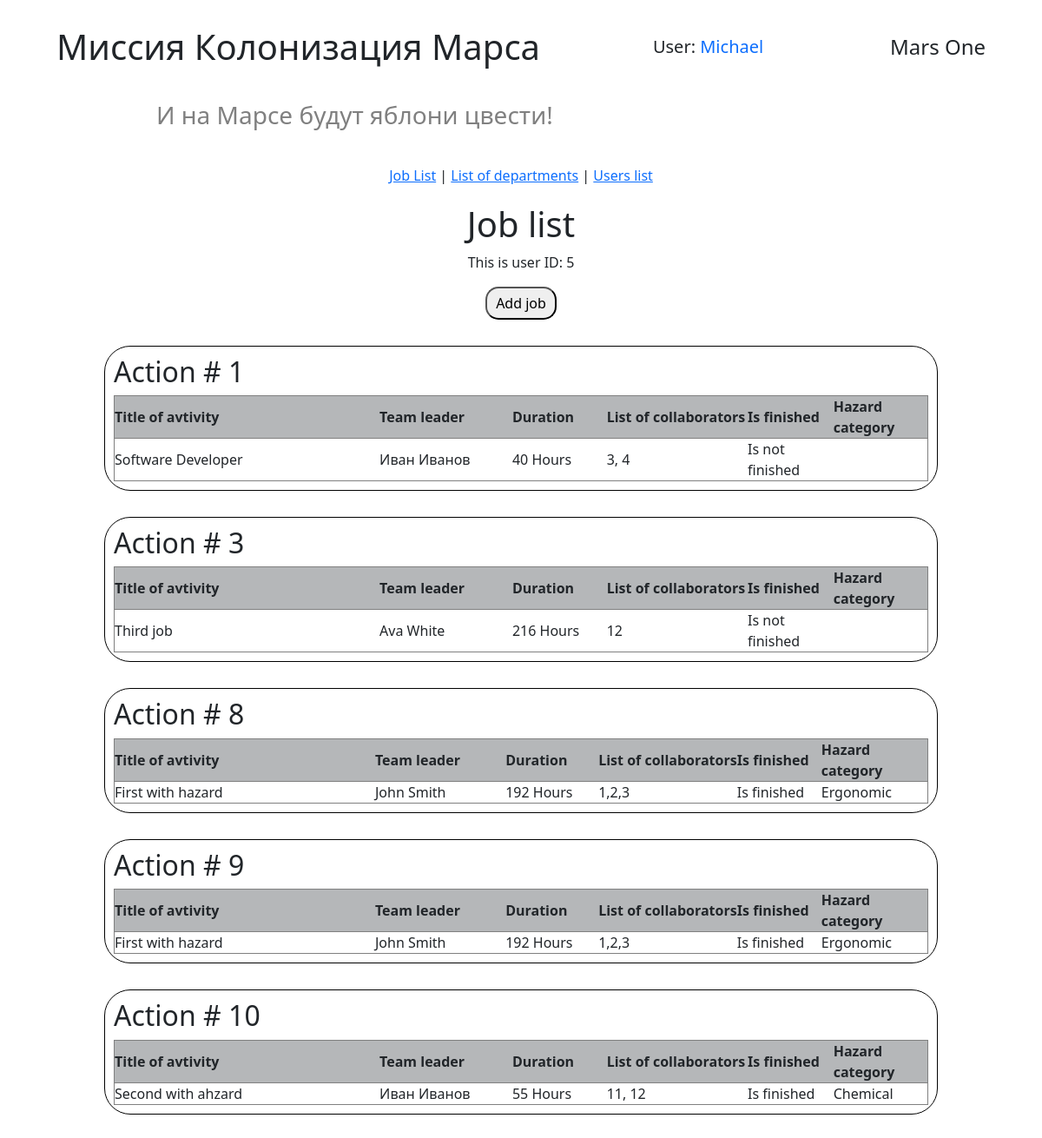
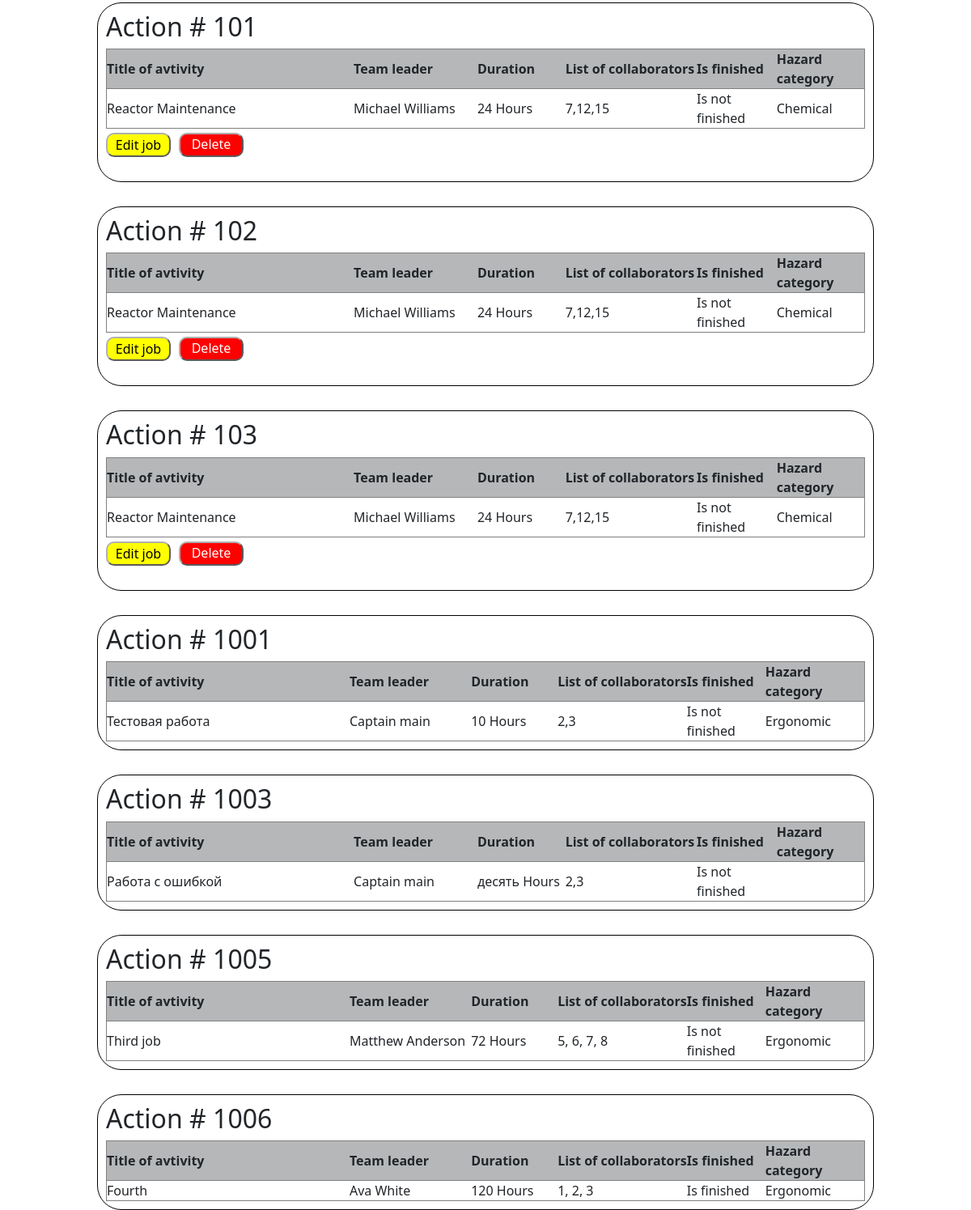
Page /jobs_list (signed in) on the committed database (2 pictures, top to bottom).
### WEB. Flask-sqlalchemy/data/users.py (models this page shows, shortened)
class User(SqlAlchemyBase, UserMixin):
    __tablename__ = 'users'
    id = sqlalchemy.Column(sqlalchemy.Integer, primary_key=True, autoincrement=True)
    surname = sqlalchemy.Column(sqlalchemy.String, nullable=True)
    name = sqlalchemy.Column(sqlalchemy.String, nullable=True)
    age = sqlalchemy.Column(sqlalchemy.Integer, nullable=True)
    position = sqlalchemy.Column(sqlalchemy.String, nullable=True)
    speciality = sqlalchemy.Column(sqlalchemy.String, nullable=True)
    address = sqlalchemy.Column(sqlalchemy.String, nullable=True)
    city_from = sqlalchemy.Column(sqlalchemy.String, nullable=True)
    email = sqlalchemy.Column(sqlalchemy.String, index=True, unique=True, nullable=True)
    hashed_password = sqlalchemy.Column(sqlalchemy.String, nullable=True)
    modified_date = sqlalchemy.Column(sqlalchemy.DateTime, default=datetime.datetime.now)
    news = orm.relationship("News", back_populates='user')

### WEB. Flask-sqlalchemy/data/jobs.py (models this page shows)
class Jobs(SqlAlchemyBase):
    __tablename__ = 'jobs'
    id = sqlalchemy.Column(sqlalchemy.Integer, primary_key=True,
                           autoincrement=True)
    author = sqlalchemy.Column(sqlalchemy.Integer,
                               ForeignKey('users.id'), nullable=False)
    team_leader = sqlalchemy.Column(sqlalchemy.Integer,
                                    ForeignKey('users.id'), nullable=False)
    job_title = sqlalchemy.Column(sqlalchemy.String, nullable=True)
    work_size = sqlalchemy.Column(sqlalchemy.Integer, nullable=False)
    collaborators = sqlalchemy.Column(sqlalchemy.String, nullable=True)
    start_date = sqlalchemy.Column(sqlalchemy.DateTime,
                                   default=datetime.datetime.now)
    end_date = sqlalchemy.Column(sqlalchemy.DateTime,
                                 default=datetime.datetime.now)
    is_finished = sqlalchemy.Column(sqlalchemy.Boolean, default=False)
    hazard_category = sqlalchemy.Column(sqlalchemy.Integer,
                                        ForeignKey('hazard_category.id'),
                                        nullable=None)
    team_leader_user = relationship("User", backref='team_leader_jobs',
                                    foreign_keys=[team_leader])
    author_user = relationship("User", backref='author_jobs',
                               foreign_keys=[author])
    hazard_category_rel = relationship("HazardCategory", back_populates="jobs")

### WEB. Flask-sqlalchemy/data/hazard_category.py (models this page shows)
class HazardCategory(SqlAlchemyBase):
    __tablename__ = 'hazard_category'
    id = sqlalchemy.Column(sqlalchemy.Integer, primary_key=True,
                           autoincrement=True)
    hazard_category_title = sqlalchemy.Column(sqlalchemy.String)
    jobs = relationship("Jobs", back_populates='hazard_category_rel')

### WEB. Flask-sqlalchemy/handlers/work_with_jobs.py (the view)
@work_with_jobs_bp.route('/jobs_list')
@login_required
def get_jobs_list():
    db_ss = db_session.create_session()
    jobs = db_ss.query(Jobs).all()
    current_user_id = current_user.id
    message = get_flashed_messages()
    return render_template('jobs.html', jobs=jobs,
                           current_user_id=current_user_id,
                           message=message)

### WEB. Flask-sqlalchemy/data/db_session.py (called while the page is built)
def create_session() -> Session:
    global __factory
    return __factory()

### WEB. Flask-sqlalchemy/main.py (called while the page is built)
@login_manager.user_loader
def load_user(user_id):
    db_sess = db_session.create_session()
    return db_sess.query(User).get(user_id)

### WEB. Flask-sqlalchemy/templates/jobs.html (shortened to what this page needs)
{% extends "base.html" %}
{% block styles %}
    <link rel="stylesheet" href="{{ url_for('static', filename='css/job_list.css')}}">
{% endblock %}
{% block content %}
<h1>Job list</h1>
<p>This is user ID: {{ current_user_id }}</p>
<button onclick="window.location.href='/create_job'" class="add_btn">Add job </button>
{% for job  in jobs %}
    <div class="action">
        <h2>Action # {{ job.id }} </h2>
        <table>
            <tr>
                <th width="200">Title of avtivity</th>
                <th width="100">Team leader</th>
                <th width="50">Duration</th>
                <th width="50">List of collaborators</th>
                <th width="50">Is finished</th>
                <th width="50">Hazard category</th>
            </tr>
            <tr>
                <td>{{ job.job_title }}</td>
                <td>{{ job.team_leader_user.name }} {{ job.team_leader_user.surname }}</td>
                <td>{{ job.work_size }} Hours</td>
                <td>{{ job.collaborators }}</td>
                {% if job.is_finished %}
                    <td>Is finished</td>
                {% else %}
                    <td>Is not finished</td>
                {% endif %}
                <td>{{ job.hazard_category_rel.hazard_category_title }}</td>
            </tr>
        </table>
        {% if job.author_user.id == current_user_id or current_user_id == 1 or job.team_leader == current_user_id %}
        <div class="buttons_block">
            <form action="{{ url_for('work_with_jobs.edit_job', job_id=job.id )}}" method="get">
                <button class="btn_for_edit" type="submit">Edit job</button>
            </form>
            <form action="{{ url_for('work_with_jobs.delete_job', job_id=job.id )}}" method="post">
                <button class="btn_for_delete" type="submit">Delete job</button>
            </form>
        </div>
        {% endif %}
    </div>
{% endfor %}
{% endblock %}

### WEB. Flask-sqlalchemy/templates/base.html (shortened to what this page needs)
<!DOCTYPE html>
<html lang="ru">
<head>
    <link rel="stylesheet"
    href="https://cdn.jsdelivr.net/npm/bootstrap@5.0.0-beta1/dist/css/bootstrap.min.css"
>
    <link rel="stylesheet" href="{{ url_for('static', filename='css/style.css')}}">
    {% block styles %}{% endblock %}
</head>
<body>
    <header>
        <h1>Миссия Колонизация Марса</h1>
        {% if current_user.is_authenticated %}
        <h5> User:
            <a class="navbar-brand" href="/logout">{{ current_user.name }}</a>
        </h5>
        {% else %}
            <div class="auth_buttons">
                <a class="btn btn-primary " href="/register">Зарегистрироваться</a>
                <a class="btn btn-success" href="/login">Войти</a>
            </div>
        {% endif %}
        <h4>Mars One</h4>
    </header>
    <h3 class="second_header_text">И на Марсе будут яблони цвести!</h3>
    <main>
        <nav>
            <a href="/jobs_list">Job List</a> |
            <a href="/list_of_departments">List of departments</a> |
            <a href="/user_list">Users list</a>
        </nav>
        {% block content %}{% endblock %}
    </main>
</body>
</html>

### WEB. Flask-sqlalchemy/static/css/style.css (style rules this page uses)
* { margin: 0px; padding: 0px; font-family: 'Segoe UI', Tahoma, Geneva, Verdana, sans-serif; }
header { display: flex; justify-content: space-around; align-items: center; margin-top: 30px; width: 100%; }
main { display: flex; flex-direction: column; align-items: center; height: 100vh; margin-top: 20px; }
nav { margin: 20px; }
.second_header_text { color: grey; margin-top: 30px; margin-left: 15vw; }
.add_btn { padding: 5px 10px; border-radius: 15px; }
.buttons_block { display: flex; justify-content: space-between; width: 230px; margin-top: 5px; }
.btn_for_edit, .btn_for_delete { border-radius: 10px; border-color: rgb(175, 176, 176); height: 30px; width: 80px; }
.btn_for_edit { background-color: yellow; }
.btn_for_delete { color: white; background-color: red; }

### WEB. Flask-sqlalchemy/static/css/job_list.css (style rules this page uses)
div.action { border: 1px solid rgb(0, 0, 0); padding: 10px; border-radius: 30px; margin-top: 30px; width: 80%; }
table { width: 100%; }
tr { border: 1px solid grey; }
th { background-color: rgb(181, 183, 185); }
.buttons_block { display: flex; justify-content: space-between; width: 170px; margin-top: 5px; }

### rows in the picture
User: name "Michael"
Jobs: id "1", job_title "Software Developer", team_leader_user.name "Иван", team_leader_user.surname "Иванов", work_size "40", collaborators "3, 4", is_finished "Is not finished"
Jobs: id "3", job_title "Third job", team_leader_user.name "Ava", team_leader_user.surname "White", work_size "216", collaborators "12", is_finished "Is not finished"
Jobs: id "8", job_title "First with hazard", team_leader_user.name "John", team_leader_user.surname "Smith", work_size "192", collaborators "1,2,3", is_finished "Is finished", hazard_category_rel.hazard_category_title "Ergonomic"
Jobs: id "9", job_title "First with hazard", team_leader_user.name "John", team_leader_user.surname "Smith", work_size "192", collaborators "1,2,3", is_finished "Is finished", hazard_category_rel.hazard_category_title "Ergonomic"
Jobs: id "10", job_title "Second with ahzard", team_leader_user.name "Иван", team_leader_user.surname "Иванов", work_size "55", collaborators "11, 12", is_finished "Is finished", hazard_category_rel.hazard_category_title "Chemical"
Jobs: id "101", job_title "Reactor Maintenance", team_leader_user.name "Michael", team_leader_user.surname "Williams", work_size "24", collaborators "7,12,15", is_finished "Is not finished", hazard_category_rel.hazard_category_title "Chemical"
Jobs: id "102", job_title "Reactor Maintenance", team_leader_user.name "Michael", team_leader_user.surname "Williams", work_size "24", collaborators "7,12,15", is_finished "Is not finished", hazard_category_rel.hazard_category_title "Chemical"
Jobs: id "103", job_title "Reactor Maintenance", team_leader_user.name "Michael", team_leader_user.surname "Williams", work_size "24", collaborators "7,12,15", is_finished "Is not finished", hazard_category_rel.hazard_category_title "Chemical"
Jobs: id "1001", job_title "Тестовая работа", team_leader_user.name "Captain", team_leader_user.surname "main", work_size "10", collaborators "2,3", is_finished "Is not finished", hazard_category_rel.hazard_category_title "Ergonomic"
Jobs: id "1003", job_title "Работа с ошибкой", team_leader_user.name "Captain", team_leader_user.surname "main", work_size "десять", collaborators "2,3", is_finished "Is not finished"
Jobs: id "1005", job_title "Third job", team_leader_user.name "Matthew", team_leader_user.surname "Anderson", work_size "72", collaborators "5, 6, 7, 8", is_finished "Is not finished", hazard_category_rel.hazard_category_title "Ergonomic"
Jobs: id "1006", job_title "Fourth", team_leader_user.name "Ava", team_leader_user.surname "White", work_size "120", collaborators "1, 2, 3", is_finished "Is finished", hazard_category_rel.hazard_category_title "Ergonomic"

### other values in the picture
{{ current_user_id }} "5"
